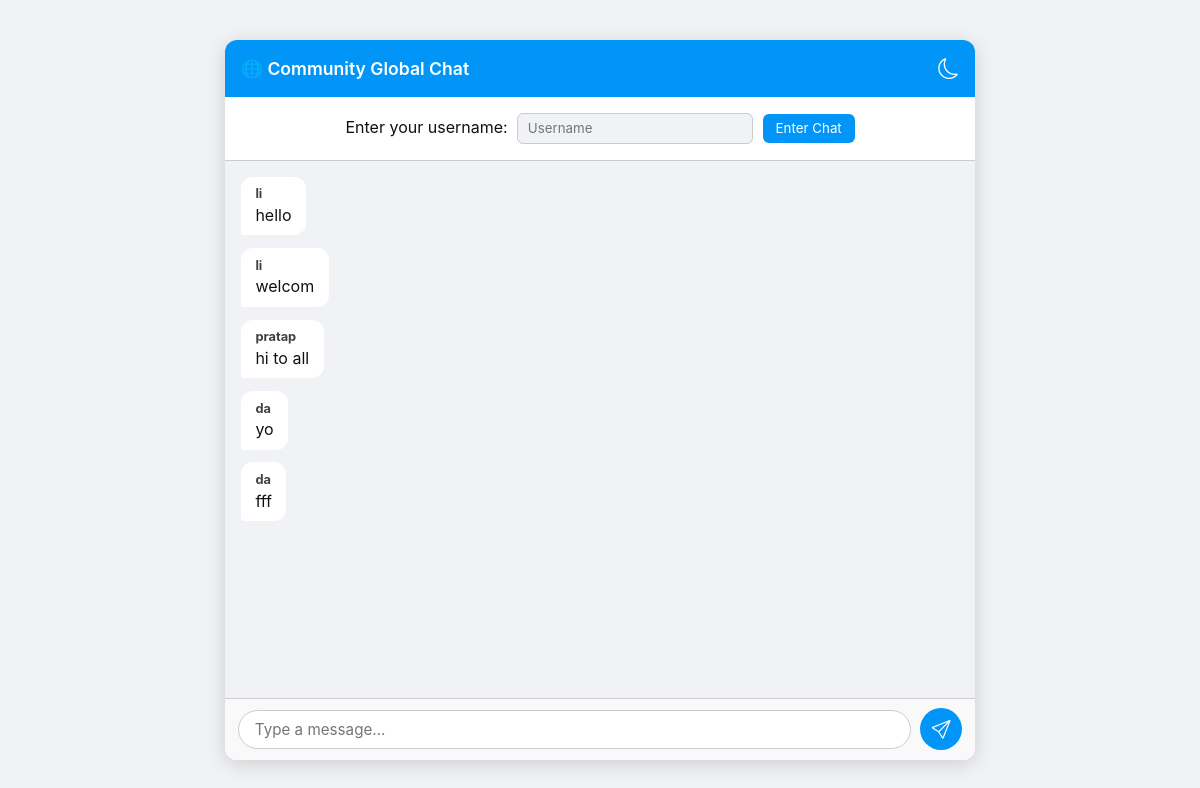
Page /chat/ on the committed database.
### mainapp/models.py (models this page shows, shortened)
class Message(models.Model):
    user = models.ForeignKey(User, on_delete=models.CASCADE, null=True, blank=True)
    content = models.TextField()
    timestamp = models.DateTimeField(auto_now_add=True)
    class Meta:
        ordering = ['timestamp']

### mainapp/views.py (the view)
# urls.py: path('chat/', views.chat_view, name='chat'),
def chat_view(request):
    username = request.GET.get('username', 'Anonymous')
    messages = Message.objects.all().order_by('timestamp')  # load old messages
    return render(request, 'chat.html', {
        'messages': messages,
        'username': username
    })

### mainapp/templates/chat.html (shortened to what this page needs)
{% load static %}
<!DOCTYPE html>
<html lang="en">
<head>
    <link rel="stylesheet" href="{%static 'chat.css'%}">
    <link
      rel="stylesheet"
      href="https://cdn.jsdelivr.net/npm/bootstrap-icons@1.11.3/font/bootstrap-icons.css">
</head>
<body>
    <div class="chat-box">
        <div class="chat-header">
          🌐 Community Global Chat
          <div class="actions">
            <button class="mode-toggle" id="modeToggle" title="Toggle dark/light mode">
              <i class="bi bi-moon"></i>
            </button>
          </div>
        </div>
        {% if not request.user.is_authenticated %}
        <div class="username-prompt">
          Enter your username:
          <input type="text" id="usernameInput" placeholder="Username">
          <button id="enterChatBtn">Enter Chat</button>
        </div>
        {% endif %}
        <div id="messages">
            {% for msg in messages %}
              <div class="message {% if msg.user.username == request.user.username %}self{% else %}other{% endif %}">
                <b>{{ msg.user.username }}</b> {{ msg.content }}
              </div>
            {% endfor %}
        </div>
        <div class="input-area">
          <input id="messageInput" type="text" placeholder="Type a message..." autocomplete="off">
          <button id="sendBtn"><i class="bi bi-send"></i></button>
        </div>
    </div>
</body>
</html>

### mainapp/static/chat.css (style rules this page uses)
* { margin: 0; padding: 0; box-sizing: border-box; font-family: -apple-system, BlinkMacSystemFont, "Segoe UI", Roboto, Helvetica, Arial, sans-serif; transition: background 0.3s, color 0.3s; }
html, body { height: 100%; }
body { background-color: var(--bg); color: var(--text); display: flex; justify-content: center; align-items: center; }
:root { --bg: #f0f2f5; --chat-bg: #ffffff; --text: #111; --header-bg: #0095f6; --header-text: #fff; --input-bg: #f9f9f9; --input-border: #ccc; --bubble-self: #dcf8c6; --bubble-other: #fff; --scroll-thumb: #ccc; }
.chat-box { display: flex; flex-direction: column; justify-content: space-between; width: 100%; max-width: 750px; height: 90vh; background-color: var(--chat-bg); border-radius: 12px; overflow: hidden; box-shadow: 0 4px 20px rgba(0, 0, 0, 0.15); }
.chat-header { background-color: var(--header-bg); color: var(--header-text); padding: 1rem; font-weight: 600; font-size: 1.1rem; display: flex; align-items: center; justify-content: space-between; }
.chat-header .actions { display: flex; align-items: center; gap: 0.6rem; }
.mode-toggle { background: none; border: none; color: var(--header-text); font-size: 1.3rem; cursor: pointer; }
#messages { flex: 1; overflow-y: auto; display: flex; flex-direction: column; gap: 0.8rem; padding: 1rem; background-color: var(--bg); scroll-behavior: smooth; }
.message { max-width: 75%; padding: 0.6rem 0.9rem; border-radius: 12px; word-wrap: break-word; line-height: 1.3; animation: fadeIn 0.2s ease; display: flex; flex-direction: column; }
.message b { font-size: 0.8rem; margin-bottom: 2px; opacity: 0.8; }
.other { align-self: flex-start; background-color: var(--bubble-other); border-bottom-left-radius: 3px; }
.input-area { display: flex; align-items: center; background-color: var(--input-bg); border-top: 1px solid var(--input-border); padding: 0.6rem 0.8rem; gap: 0.6rem; }
.input-area input { flex: 1; padding: 0.55rem 1rem; border-radius: 20px; border: 1px solid var(--input-border); outline: none; background-color: var(--chat-bg); color: var(--text); font-size: 0.95rem; }
.input-area button { background-color: var(--header-bg); border: none; color: var(--header-text); border-radius: 50%; width: 42px; height: 42px; display: flex; justify-content: center; align-items: center; cursor: pointer; font-size: 1.2rem; }
.username-prompt { padding: 1rem; text-align: center; background: var(--chat-bg); border-bottom: 1px solid var(--input-border); }
.username-prompt input { padding: 0.4rem 0.6rem; border-radius: 6px; border: 1px solid var(--input-border); background: var(--bg); color: var(--text); margin-left: 5px; }
.username-prompt button { padding: 0.4rem 0.8rem; background-color: var(--header-bg); border: none; color: var(--header-text); border-radius: 6px; margin-left: 5px; cursor: pointer; }

### rows in the picture
Message: user.username "li", content "hello"
Message: user.username "li", content "welcom"
Message: user.username "pratap", content "hi to all"
Message: user.username "da", content "yo"
Message: user.username "da", content "fff"
